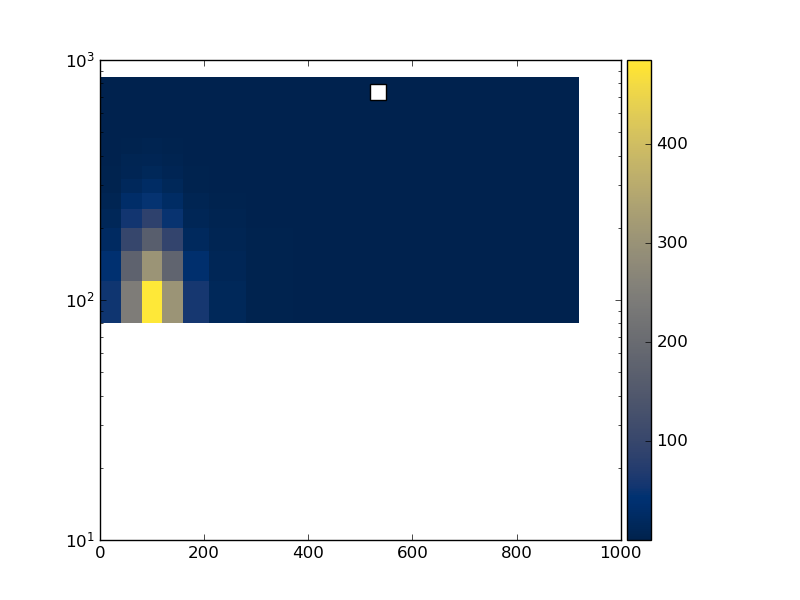

Recreate this plot in Python.
#! /usr/bin/env python

# This Python script was auto-generated using YODA v2.0.1.
# Analysis object: /WbWb_singlelepton/m_bl_pT_whad
# Timestamp: 12-01-2026 (12:51:18)

import matplotlib as mpl
import matplotlib.pyplot as plt
mpl.use('Agg') # comment out for interactive use
import os
import numpy as np

plotDir = os.path.split(os.path.realpath(__file__))[0]
if 'YODA_USER_PLOT_PATH' in globals():
    plot_outdir = globals()['YODA_USER_PLOT_PATH']
else:
    plot_outdir = plotDir

#plot style
plt.style.use(os.path.join(plotDir, '../default.mplstyle'))

plt.rcParams['text.usetex'] = False
plt.style.use(['classic'])
plt.rc('font', family='DejaVu Sans')
# plot metadata
figW, figH = plt.rcParams['figure.figsize']
ax_xLabel = r''
ax_yLabel = r''
ax_zLabel = r''
ax_title  = r''
ax_xScale = 'linear'
ax_yScale = 'log'
ax_zScale = 'linear'
yLims = (100, 100)

# TeX-friendly labels for the legend
labels = [ r"WbWb\_Slurm\_Template\_171" ]

# Adjust canvas width and height
canvasW = 10
canvasH = 10
figW *= canvasW/10.
figH *= canvasH/9.

# Create figure and axis objects
fig, ax = plt.subplots(1, 1)

# Set figure margins
plt.subplots_adjust(
    left   = 1.0 * plt.rcParams['figure.subplot.left'],
    right  = 1.0 * plt.rcParams['figure.subplot.right'],
    top    = 1.0 * plt.rcParams['figure.subplot.top'],
    bottom = 1.0 * plt.rcParams['figure.subplot.bottom'])

ax.yaxis.set_minor_locator(mpl.ticker.LogLocator(
base=10.0, subs=[i for i in np.arange(0, 1, 0.1)], numticks=np.inf))

# Color map: curve index -> color
colors = {0: '#EE3311', 1: '#3366FF', 2: '#109618', 3: '#FF9900', 4: '#990099'}


# the numerical data is stored in a separate file
dataf = dict()
exec(open(os.path.split(__file__)[0] + '/m_bl_pT_whad__data.py').read(), dataf)

legend_handles = dict() # keep track of handles for the legend
# reference data in main panel
cmap = 'cividis'
xbin_cent = np.unique(dataf['xpoints'])
ybin_cent = np.unique(dataf['ypoints'])
X, Y = np.meshgrid(xbin_cent, ybin_cent)
Z = np.array(dataf['zpoints']).reshape(X.shape[::-1])
pc = ax.pcolormesh(X, Y, Z.T, cmap=cmap, shading='auto')
cbar = fig.colorbar(pc, orientation='vertical', ax=ax, pad=0.01)
cbar.set_label(ax_zLabel)
# style options for curves
# starts at zorder>=5 to draw curve on top of legend

legend_pos = (0.5, 0.97)
ax.legend(legend_handles, labels, loc='upper left', bbox_to_anchor=legend_pos)

ax.set_xlabel(ax_xLabel)
ax.set_ylabel(ax_yLabel, loc='top')
ax.set_title(ax_title, loc='left')
ax.set_xscale(ax_xScale)
ax.set_yscale(ax_yScale)

# tick formatting
plt.rcParams['xtick.top'] = True
plt.rcParams['ytick.right'] = True
plt.savefig(os.path.join(plot_outdir, 'm_bl_pT_whad.pdf'), format='PDF')
plt.savefig(os.path.join(plot_outdir, 'm_bl_pT_whad.png'), format='PNG')

plt.close(fig)
